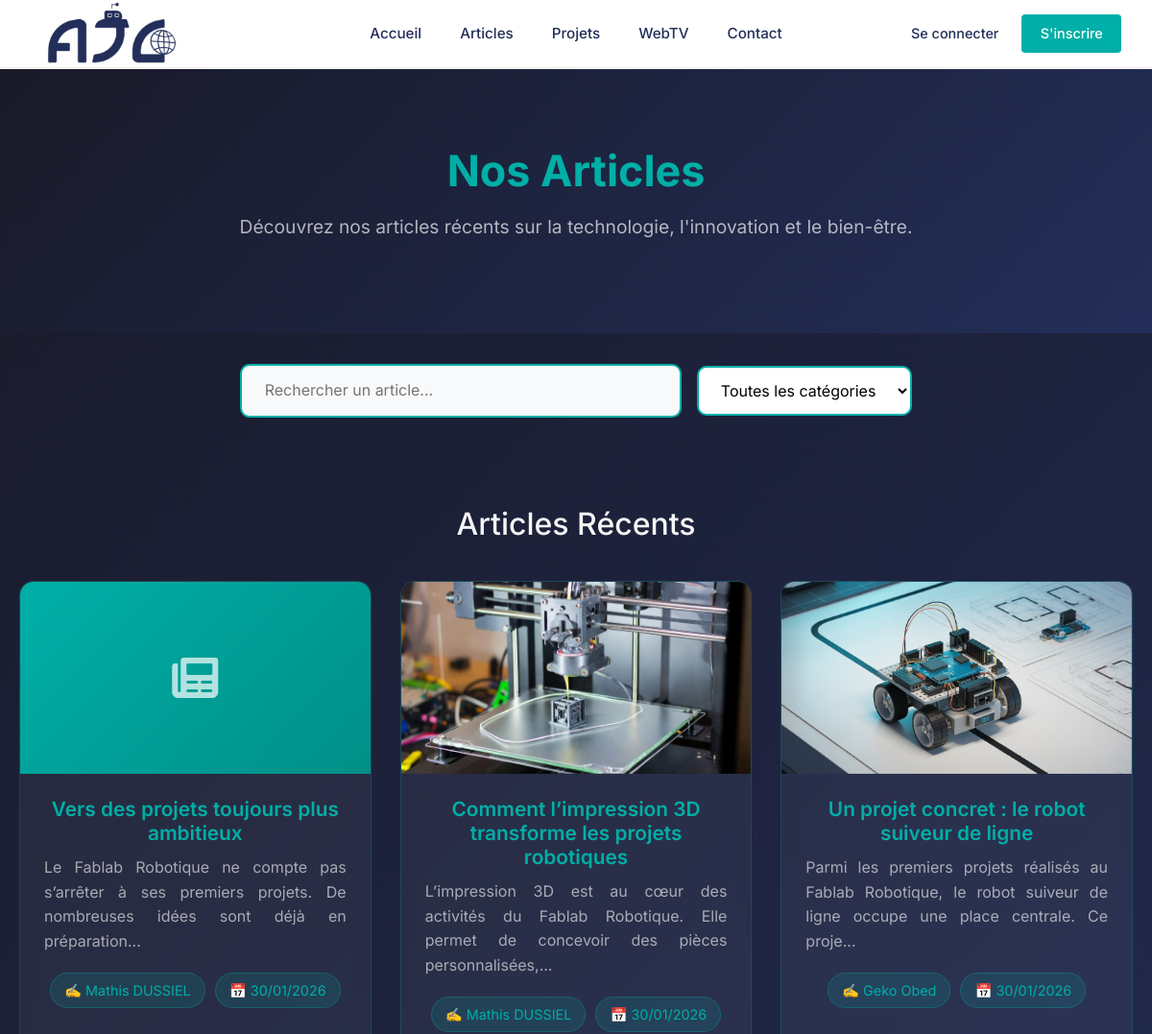
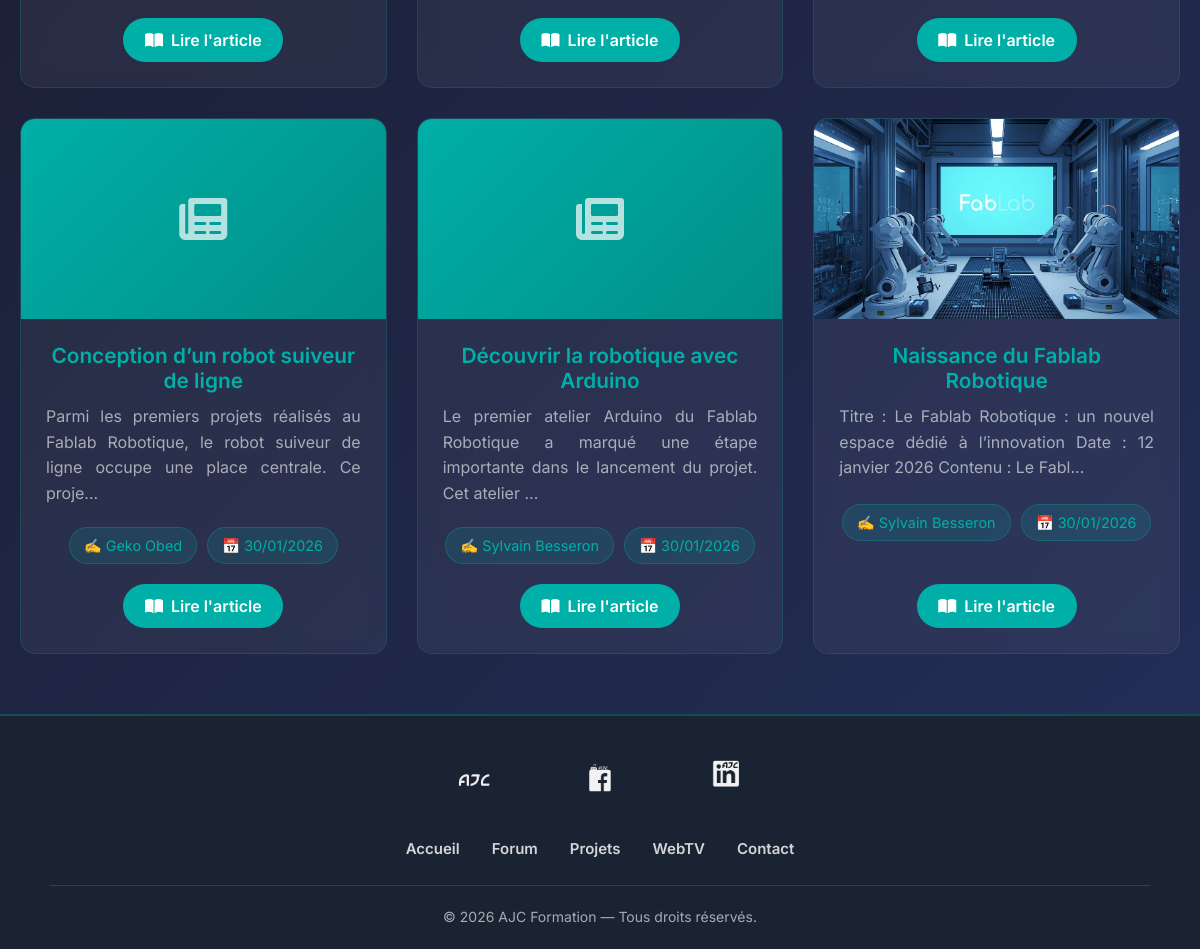
Page /public/index.php?page=articles on the committed database (2 pictures, top to bottom).
### tables this page shows
CREATE TABLE IF NOT EXISTS `articles` (
  `id` int NOT NULL AUTO_INCREMENT,
  `titre` varchar(255) NOT NULL,
  `contenu` text NOT NULL,
  `auteur` varchar(100) NOT NULL,
  `image_url` text,
  `created_at` datetime DEFAULT CURRENT_TIMESTAMP,
  `updated_at` datetime DEFAULT NULL,
  PRIMARY KEY (`id`)
);

### app/contrôleurs/ArticlesControleur.php (called while the page is built, shortened)
<?php
require_once __DIR__ . '/../modèles/ArticleModele.php';
class ArticlesControleur {
    private $modele;
    public function __construct() {
        $this->modele = new ArticleModele();
    }
    public function index() {
        $articles = $this->modele->getAllArticles();
        require __DIR__ . '/../vues/articles/articles.php';
    }
}

### app/modèles/ArticleModele.php (called while the page is built, shortened)
<?php
require_once __DIR__ . '/../config/database.php';
class ArticleModele {
    private $db;
    public function __construct() {
        $this->db = (new Database())->getConnection();
    }
    public function getAllArticles() {
        $stmt = $this->db->query("SELECT * FROM articles ORDER BY created_at DESC");
        return $stmt->fetchAll(PDO::FETCH_ASSOC);
    }
}

### app/config/database.php (called while the page is built, shortened)
<?php
class Database {
    private $host = '127.0.0.1:3306';
    private $db_name = 'fablab';
    private $username = 'root';
    private $password = '';
    private $charset = 'utf8mb4';
    private $conn;
    public function getConnection() {
        if ($this->conn == null) {
            try {
                $dsn = "mysql:host={$this->host};dbname={$this->db_name};charset={$this->charset}";
                $this->conn = new PDO($dsn, $this->username, $this->password);
                $this->conn->setAttribute(PDO::ATTR_ERRMODE, PDO::ERRMODE_EXCEPTION);
                $this->conn->setAttribute(PDO::ATTR_DEFAULT_FETCH_MODE, PDO::FETCH_ASSOC);
            } catch(PDOException $e) {
                die("Erreur de connexion à la base de données : " . $e->getMessage());
            }
        }
        return $this->conn;
    }
}
?>

### app/vues/articles/articles.php (the view, shortened to what this page needs)
<?php
include(__DIR__ . '/../parties/header.php');
$host = 'localhost';
$dbname = 'fablab';
$user = 'root';
$pass = '';
try {
    $pdo = new PDO("mysql:host=$host;dbname=$dbname;charset=utf8", $user, $pass);
    $pdo->setAttribute(PDO::ATTR_ERRMODE, PDO::ERRMODE_EXCEPTION);
    $stmt = $pdo->query("SELECT * FROM articles ORDER BY created_at DESC");
    $articles = $stmt->fetchAll(PDO::FETCH_ASSOC);
} catch (PDOException $e) {
    echo "<div class='alert alert-danger'>Erreur : " . $e->getMessage() . "</div>";
    $articles = [];
}
?>
<!DOCTYPE html>
<html lang="fr">
<head>
  <link href="https://cdnjs.cloudflare.com/ajax/libs/font-awesome/6.0.0/css/all.min.css" rel="stylesheet">
  <link rel="stylesheet" href="<?= $GLOBALS['baseUrl'] ?>css/header.css">
  <link rel="stylesheet" href="<?= $GLOBALS['baseUrl'] ?>css/article.css">
</head>
<body class="project-page">
<section class="hero-section">
  <h1 class="hero-title">Nos Articles</h1>
  <p class="hero-subtitle">Découvrez nos articles récents sur la technologie, l'innovation et le bien-être.</p>
</section>
<section class="section-recherche">
  <div class="search-filter">
  <input type="text" id="searchInput" placeholder=" Rechercher un article...">
  <select id="categoryFilter">
    <option value="all">Toutes les catégories</option>
  </select>
</div>
</section>
<main class="featured-section">
  <h2 class="section-title">Articles Récents</h2>
  <div class="projects-grid">
    <?php if (empty($articles)): ?>
      <div class="no-articles">
        <div class="no-articles-icon">
          <i class="fas fa-newspaper"></i>
        </div>
        <h3>Aucun article disponible</h3>
        <p>Il n'y a pas encore d'articles publiés. Revenez bientôt !</p>
      </div>
    <?php else: ?>
      <?php foreach ($articles as $article): ?>
        <div class="project-card">
          <div class="project-image">
            <?php if (!empty($article['image_url'])): ?>
              <?php
              $imageUrl = $article['image_url'];
              if (!preg_match('/^https?:\/\//i', $imageUrl)) {
                  $imageUrl = $GLOBALS['baseUrl'] . $imageUrl;
              }
              ?>
              <img src="<?= htmlspecialchars($imageUrl); ?>"
                   alt="<?= htmlspecialchars($article['titre']); ?>"
                   loading="lazy"
                   onerror="this.onerror=null; this.style.display='none'; this.nextElementSibling.style.display='flex';">
              <div class="image-fallback" style="display:none; width: 100%; height: 100%; background: linear-gradient(135deg, #00afa7, #008f88); display: none; align-items: center; justify-content: center;">
                <i class="fas fa-newspaper" style="font-size: 3rem; color: white; opacity: 0.7;"></i>
              </div>
            <?php else: ?>
              <div style="width: 100%; height: 100%; background: linear-gradient(135deg, #00afa7, #008f88); display: flex; align-items: center; justify-content: center;">
                <i class="fas fa-newspaper" style="font-size: 3rem; color: white; opacity: 0.7;"></i>
              </div>
            <?php endif; ?>
          </div>
          <div class="project-content">
            <h3 class="project-title"><?= htmlspecialchars($article['titre']); ?></h3>
            <p class="project-description">
              <?php
              $excerpt = substr(strip_tags($article['contenu']), 0, 120);
              echo htmlspecialchars($excerpt) . (strlen($article['contenu']) > 120 ? '...' : '');
              ?>
            </p>
            <div class="project-tags">
              <span class="tag">✍️ <?= htmlspecialchars($article['auteur']); ?></span>
              <span class="tag">📅 <?= date('d/m/Y', strtotime($article['created_at'])); ?></span>
            </div>
            <div class="action-buttons">
              <a href="?page=article-detail&id=<?= $article['id']; ?>" class="btn btn-primary">
                <i class="fas fa-book-open"></i> Lire l'article
              </a>
            </div>
          </div>
        </div>
      <?php endforeach; ?>
    <?php endif; ?>
  </div>
</main>
<?php include(__DIR__ . '/../parties/footer.php'); ?>
</body>
</html>

### public/index.php (shortened to what this page needs)
<?php
function new_if_exists(array $classNames) {
    foreach ($classNames as $cn) {
        if (class_exists($cn)) return new $cn();
    }
    return null;
}
$page = $_GET['page'] ?? 'accueil';
try {
    switch ($page) {
        case 'articles':
            $ctrl = new_if_exists(['ArticlesControleur','ArticleControleur']);
            $ctrl->index();
            break;
    }
} catch (Throwable $e) {
    http_response_code(500);
    echo "<pre style='padding:16px;background:#111;color:#f55;border:1px solid #400;border-radius:8px;'>
Erreur fatale dans le routeur :
" . htmlspecialchars($e->getMessage()) . "
</pre>";
}

### app/vues/parties/header.php (shortened to what this page needs)
<?php
$baseUrl = $GLOBALS['baseUrl'] ?? '/Fablabrobot/public/';
$utilisateurConnecte = isset($_SESSION['utilisateur_id']);
$nomUtilisateur = $utilisateurConnecte ? $_SESSION['utilisateur_nom'] : '';
$roleUtilisateur = $utilisateurConnecte ? ($_SESSION['utilisateur_role'] ?? 'Utilisateur') : '';
$photoUtilisateur = $utilisateurConnecte ? ($_SESSION['utilisateur_photo'] ?? null) : null;
function genererInitiales($nom)
{
    if (empty($nom)) return 'US';
    $parts = preg_split('/\s+/', trim($nom));
    return (count($parts) >= 2)
        ? strtoupper(substr($parts[0], 0, 1) . substr($parts[count($parts) - 1], 0, 1))
        : strtoupper(substr($parts[0], 0, 2));
}
function genererCouleur($nom)
{
    $hash = abs(crc32($nom));
    $couleurs = ['#FF6B6B', '#4ECDC4', '#45B7D1', '#FFA07A', '#98D8C8', '#F7DC6F', '#BB8FCE', '#85C1E2'];
    return $couleurs[$hash % count($couleurs)];
}
$initiales = genererInitiales($nomUtilisateur);
$couleurAvatar = genererCouleur($nomUtilisateur);
$photoPath = __DIR__ . '/../../../public/uploads/profils/' . $photoUtilisateur;
$hasPhoto = !empty($photoUtilisateur) && file_exists($photoPath);
?>
<!DOCTYPE html>
<html lang="fr">
<head>
  <link href="https://cdn.jsdelivr.net/npm/bootstrap@5.3.3/dist/css/bootstrap.min.css" rel="stylesheet" />
  <link rel="stylesheet" href="https://cdnjs.cloudflare.com/ajax/libs/font-awesome/6.4.2/css/all.min.css" />
  <link rel="stylesheet" href="<?= $baseUrl ?>css/header.css">
</head>
<body>
  <header>
    <nav class="barre-navigation">
      <div class="conteneur-navigation">
        <a href="?page=accueil" class="logo-entete">
          <img src="<?= $baseUrl ?>images/global/AJC_FRW_bleu_simple.png" alt="Logo FBR" />
        </a>
        <div class="liens-navigation">
          <a href="?page=accueil" class="lien-nav">Accueil</a>
          <a href="?page=articles" class="lien-nav">Articles</a>
          <a href="?page=projets" class="lien-nav">Projets</a>
          <a href="?page=webtv" class="lien-nav">WebTV</a>
          <a href="?page=contact" class="lien-nav">Contact</a>
        </div>
        <div class="liens-authentification">
          <?php if ($utilisateurConnecte): ?>
            <div class="profil-container">
              <button class="profil-trigger" id="profilTrigger" aria-label="Menu profil">
                <?php if ($hasPhoto): ?>
                  <img src="<?= $baseUrl ?>uploads/profils/<?= htmlspecialchars($photoUtilisateur); ?>" class="user-avatar" alt="Photo de profil">
                <?php else: ?>
                  <div class="initials-avatar" style="background: <?= $couleurAvatar; ?>;">
                    <?= htmlspecialchars($initiales); ?>
                  </div>
                <?php endif; ?>
                <div class="profil-info">
                  <p class="profil-nom"><?= htmlspecialchars(explode(' ', $nomUtilisateur)[0]); ?></p>
                  <p class="profil-role"><?= htmlspecialchars(strtoupper($roleUtilisateur)); ?></p>
                </div>
              </button>
              <div class="profil-dropdown" id="profilDropdown">
                <div class="profil-dropdown-header">
                  <p class="profil-nom"><?= htmlspecialchars($nomUtilisateur); ?></p>
                  <p class="profil-role"><?= htmlspecialchars(strtoupper($roleUtilisateur)); ?></p>
                </div>
                <ul class="profil-dropdown-menu">
                  <li><a href="?page=profil" class="profil-dropdown-item"><i class="fas fa-user"></i> Mon profil</a></li>
                  <?php if (strtolower($roleUtilisateur) === 'admin'): ?>
                    <li><a href="?page=admin" class="profil-dropdown-item"><i class="fas fa-shield-alt"></i> Tableau de bord</a></li>
                  <?php endif; ?>
                  <li class="profil-dropdown-divider"></li>
                  <li><a href="?page=logout" class="profil-dropdown-item danger"><i class="fas fa-sign-out-alt"></i> Déconnexion</a></li>
                </ul>
              </div>
            </div>
          <?php else: ?>
            <a href="?page=login" class="lien-nav">Se connecter</a>
            <a href="?page=inscription" class="lien-nav btn-inscription">S'inscrire</a>
          <?php endif; ?>
        </div>
      </div>
    </nav>
  </header>
</body>
</html>

### app/vues/parties/footer.php
<footer class="site-footer">
  <link rel="stylesheet" href="<?= $GLOBALS['baseUrl'] ?>css/footer.css">
  <div class="site-footer-container">
    <div class="footer-social-icons">
      <a href="https://www.ajc-formation.fr" target="_blank" rel="noopener">
        <img src="<?= $GLOBALS['baseUrl'] ?>images/assets/AJC.png" alt="AJC" class="footer-social-icon" />
      </a>
      <a href="https://www.facebook.com/AjcFormation/?locale=fr_FR" target="_blank" rel="noopener">
        <img src="<?= $GLOBALS['baseUrl'] ?>images/assets/fablab_facebook.png" alt="Facebook" class="footer-social-icon" />
      </a>
      <a href="https://fr.linkedin.com/company/ajc-formation" target="_blank" rel="noopener">
        <img src="<?= $GLOBALS['baseUrl'] ?>images/assets/LinkedinAJC.png" alt="LinkedIn" class="footer-social-icon" />
      </a>
    </div>
    <div class="footer-nav-links">
      <ul>
        <li><a href="?page=accueil">Accueil</a></li>
        <li><a href="?page=forum">Forum</a></li>
        <li><a href="?page=projets">Projets</a></li>
        <li><a href="?page=webtv">WebTV</a></li>
        <li><a href="?page=contact">Contact</a></li>
      </ul>
    </div>
  </div>
  <div class="site-footer-bottom">
    <p>&copy; <?= date("Y") ?> AJC Formation — Tous droits réservés.</p>
  </div>
</footer>

### public/css/header.css (style rules this page uses)
* { box-sizing: border-box; }
.barre-navigation { background-color: #ffffff; border-bottom: 2px solid #f0f0f0; position: sticky; top: 0; z-index: 1000; width: 100%; }
.conteneur-navigation { display: flex; align-items: center; justify-content: center; max-width: 1400px; margin: 0 auto; padding: 0 2rem; height: 70px; gap: 2rem; position: relative; }
.logo-entete { display: flex; align-items: center; justify-content: center; text-decoration: none; flex-shrink: 0; transition: opacity 0.3s ease; position: absolute; left: 2rem; top: -1px; }
.logo-entete img { height: 95px; width: auto; }
.liens-navigation { display: flex; align-items: center; justify-content: center; gap: 2.5rem; flex: 1; text-align: center; }
.lien-nav { color: #232e59; text-decoration: none; font-size: 0.95rem; font-weight: 500; transition: color 0.3s ease; white-space: nowrap; position: relative; }
.lien-nav::after { content: ""; position: absolute; bottom: -4px; left: 0; width: 0; height: 2px; background-color: #00afa7; transition: width 0.3s ease; }
.liens-authentification { display: flex; align-items: center; gap: 1.5rem; position: absolute; right: 2rem; }
.liens-authentification .lien-nav { font-size: 0.9rem; }
.btn-inscription { background-color: #00afa7; color: #ffffff !important; padding: 0.5rem 1.2rem; border-radius: 4px; transition: background-color 0.3s ease; }
.btn-inscription::after { display: none; }

### public/css/footer.css (style rules this page uses)
.site-footer { text-align: center; padding: 40px 20px 20px; background: #1a2332; border-top: 2px solid rgba(0, 175, 167, 0.3); }
.site-footer-container { width: 100%; max-width: 1100px; margin: 0 auto; display: flex; flex-direction: column; align-items: center; gap: 32px; }
.footer-social-icons { display: flex; align-items: center; justify-content: center; gap: 40px; }
.footer-social-icon { height: 48px; width: auto; display: block; object-fit: contain; filter: brightness(0.95) grayscale(0.2); transition: transform 0.25s ease, filter 0.25s ease; }
.footer-nav-links { display: flex; flex-wrap: wrap; justify-content: center; gap: 0; width: 100%; }
.footer-nav-links ul { display: flex; gap: 32px; list-style: none; margin: 0; padding: 0; }
.footer-nav-links li { margin: 0; }
.footer-nav-links a { text-decoration: none; color: rgba(245, 245, 245, 0.85); font-weight: 600; font-size: 15px; transition: color 0.2s ease; position: relative; padding: 4px 0; }
.footer-nav-links a::after { content: ""; position: absolute; left: 0; bottom: 0; width: 0; height: 2px; background: #00afa7; transition: width 0.2s ease; }
.site-footer-bottom { width: 100%; max-width: 1100px; margin: 24px auto 0; padding-top: 20px; border-top: 1px solid rgba(255, 255, 255, 0.12); }
.site-footer-bottom p { margin: 0; color: rgba(245, 245, 245, 0.65); font-size: 14px; }

### rows in the picture
articles: titre "Vers des projets toujours plus ambitieux", contenu "Le Fablab Robotique ne compte pas s’arrêter à ses premiers projets. De nombreuses idées sont déjà en préparation", auteur "Mathis DUSSIEL", created_at "30/01/2026"
articles: shows a picture, titre "Comment l’impression 3D transforme les projets robotiques", contenu "L’impression 3D est au cœur des activités du Fablab Robotique. Elle permet de concevoir des pièces personnalisées,", auteur "Mathis DUSSIEL", created_at "30/01/2026"
articles: shows a picture, titre "Un projet concret : le robot suiveur de ligne", contenu "Parmi les premiers projets réalisés au Fablab Robotique, le robot suiveur de ligne occupe une place centrale. Ce proje", auteur "Geko Obed", created_at "30/01/2026"
articles: titre "Conception d’un robot suiveur de ligne", contenu "Parmi les premiers projets réalisés au Fablab Robotique, le robot suiveur de ligne occupe une place centrale. Ce proje", auteur "Geko Obed", created_at "30/01/2026"
articles: titre "Découvrir la robotique avec Arduino", contenu "Le premier atelier Arduino du Fablab Robotique a marqué une étape importante dans le lancement du projet. Cet atelier", auteur "Sylvain Besseron", created_at "30/01/2026"
articles: shows a picture, titre "Naissance du Fablab Robotique", contenu "Titre : Le Fablab Robotique : un nouvel espace dédié à l’innovation Date : 12 janvier 2026 Contenu : Le Fabl", auteur "Sylvain Besseron", created_at "30/01/2026"
